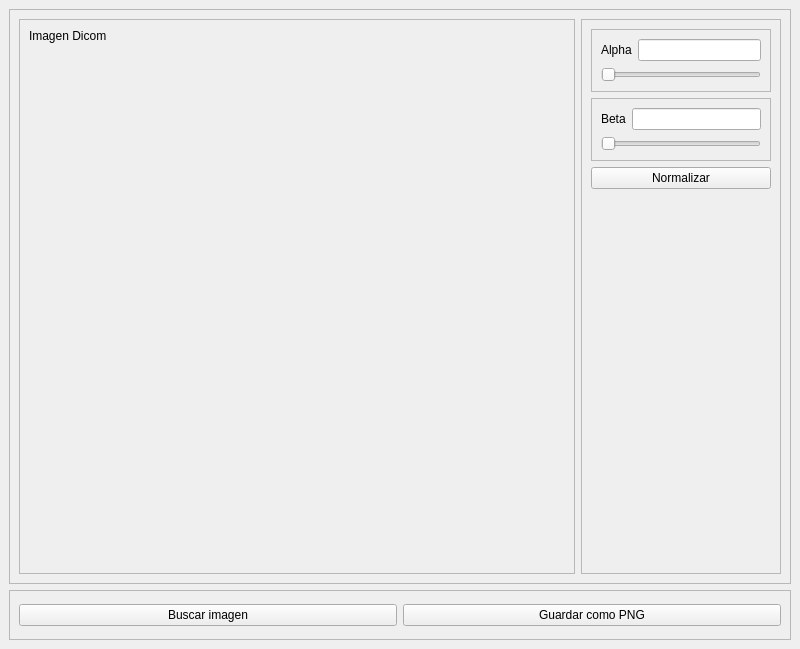
<?xml version="1.0" encoding="UTF-8"?>
<ui version="4.0">
 <class>MainWindow</class>
 <widget class="QMainWindow" name="MainWindow">
  <property name="geometry">
   <rect>
    <x>0</x>
    <y>0</y>
    <width>800</width>
    <height>649</height>
   </rect>
  </property>
  <property name="windowTitle">
   <string>MainWindow</string>
  </property>
  <widget class="QWidget" name="centralwidget">
   <layout class="QVBoxLayout" name="verticalLayout">
    <item>
     <widget class="QFrame" name="frame">
      <property name="sizePolicy">
       <sizepolicy hsizetype="Preferred" vsizetype="Expanding">
        <horstretch>0</horstretch>
        <verstretch>0</verstretch>
       </sizepolicy>
      </property>
      <property name="frameShape">
       <enum>QFrame::StyledPanel</enum>
      </property>
      <property name="frameShadow">
       <enum>QFrame::Raised</enum>
      </property>
      <layout class="QHBoxLayout" name="horizontalLayout_2">
       <item>
        <widget class="QFrame" name="frame_3">
         <property name="frameShape">
          <enum>QFrame::StyledPanel</enum>
         </property>
         <property name="frameShadow">
          <enum>QFrame::Raised</enum>
         </property>
         <layout class="QVBoxLayout" name="verticalLayout_2">
          <item>
           <widget class="QLabel" name="label">
            <property name="maximumSize">
             <size>
              <width>16777215</width>
              <height>40</height>
             </size>
            </property>
            <property name="text">
             <string>Imagen Dicom</string>
            </property>
           </widget>
          </item>
          <item>
           <widget class="QLabel" name="label_2">
            <property name="sizePolicy">
             <sizepolicy hsizetype="Preferred" vsizetype="Expanding">
              <horstretch>0</horstretch>
              <verstretch>0</verstretch>
             </sizepolicy>
            </property>
            <property name="text">
             <string/>
            </property>
           </widget>
          </item>
         </layout>
        </widget>
       </item>
       <item>
        <widget class="QFrame" name="frame_4">
         <property name="maximumSize">
          <size>
           <width>200</width>
           <height>16777215</height>
          </size>
         </property>
         <property name="frameShape">
          <enum>QFrame::StyledPanel</enum>
         </property>
         <property name="frameShadow">
          <enum>QFrame::Raised</enum>
         </property>
         <layout class="QVBoxLayout" name="verticalLayout_3">
          <item>
           <widget class="QFrame" name="frame_5">
            <property name="frameShape">
             <enum>QFrame::StyledPanel</enum>
            </property>
            <property name="frameShadow">
             <enum>QFrame::Raised</enum>
            </property>
            <layout class="QGridLayout" name="gridLayout">
             <item row="0" column="0">
              <widget class="QLabel" name="label_3">
               <property name="text">
                <string>Alpha</string>
               </property>
              </widget>
             </item>
             <item row="0" column="1">
              <widget class="QLineEdit" name="le_alpha">
               <property name="readOnly">
                <bool>false</bool>
               </property>
              </widget>
             </item>
             <item row="1" column="0" colspan="2">
              <widget class="QSlider" name="slider_alpha">
               <property name="maximum">
                <number>200</number>
               </property>
               <property name="singleStep">
                <number>1</number>
               </property>
               <property name="orientation">
                <enum>Qt::Horizontal</enum>
               </property>
              </widget>
             </item>
            </layout>
           </widget>
          </item>
          <item>
           <widget class="QFrame" name="frame_6">
            <property name="frameShape">
             <enum>QFrame::StyledPanel</enum>
            </property>
            <property name="frameShadow">
             <enum>QFrame::Raised</enum>
            </property>
            <layout class="QGridLayout" name="gridLayout_2">
             <item row="0" column="0">
              <widget class="QLabel" name="label_4">
               <property name="text">
                <string>Beta</string>
               </property>
              </widget>
             </item>
             <item row="0" column="1">
              <widget class="QLineEdit" name="le_beta">
               <property name="readOnly">
                <bool>false</bool>
               </property>
              </widget>
             </item>
             <item row="1" column="0" colspan="2">
              <widget class="QSlider" name="slider_beta">
               <property name="maximum">
                <number>255</number>
               </property>
               <property name="orientation">
                <enum>Qt::Horizontal</enum>
               </property>
              </widget>
             </item>
            </layout>
           </widget>
          </item>
          <item>
           <widget class="QPushButton" name="b_normalizar">
            <property name="text">
             <string>Normalizar</string>
            </property>
           </widget>
          </item>
          <item>
           <spacer name="verticalSpacer">
            <property name="orientation">
             <enum>Qt::Vertical</enum>
            </property>
            <property name="sizeHint" stdset="0">
             <size>
              <width>20</width>
              <height>40</height>
             </size>
            </property>
           </spacer>
          </item>
         </layout>
        </widget>
       </item>
      </layout>
     </widget>
    </item>
    <item>
     <widget class="QFrame" name="frame_2">
      <property name="minimumSize">
       <size>
        <width>0</width>
        <height>50</height>
       </size>
      </property>
      <property name="maximumSize">
       <size>
        <width>16777215</width>
        <height>50</height>
       </size>
      </property>
      <property name="frameShape">
       <enum>QFrame::StyledPanel</enum>
      </property>
      <property name="frameShadow">
       <enum>QFrame::Raised</enum>
      </property>
      <layout class="QHBoxLayout" name="horizontalLayout">
       <item>
        <widget class="QPushButton" name="pushButton">
         <property name="text">
          <string>Buscar imagen</string>
         </property>
        </widget>
       </item>
       <item>
        <widget class="QPushButton" name="pushButton_2">
         <property name="text">
          <string>Guardar como PNG</string>
         </property>
        </widget>
       </item>
      </layout>
     </widget>
    </item>
   </layout>
  </widget>
 </widget>
 <resources/>
 <connections/>
</ui>
